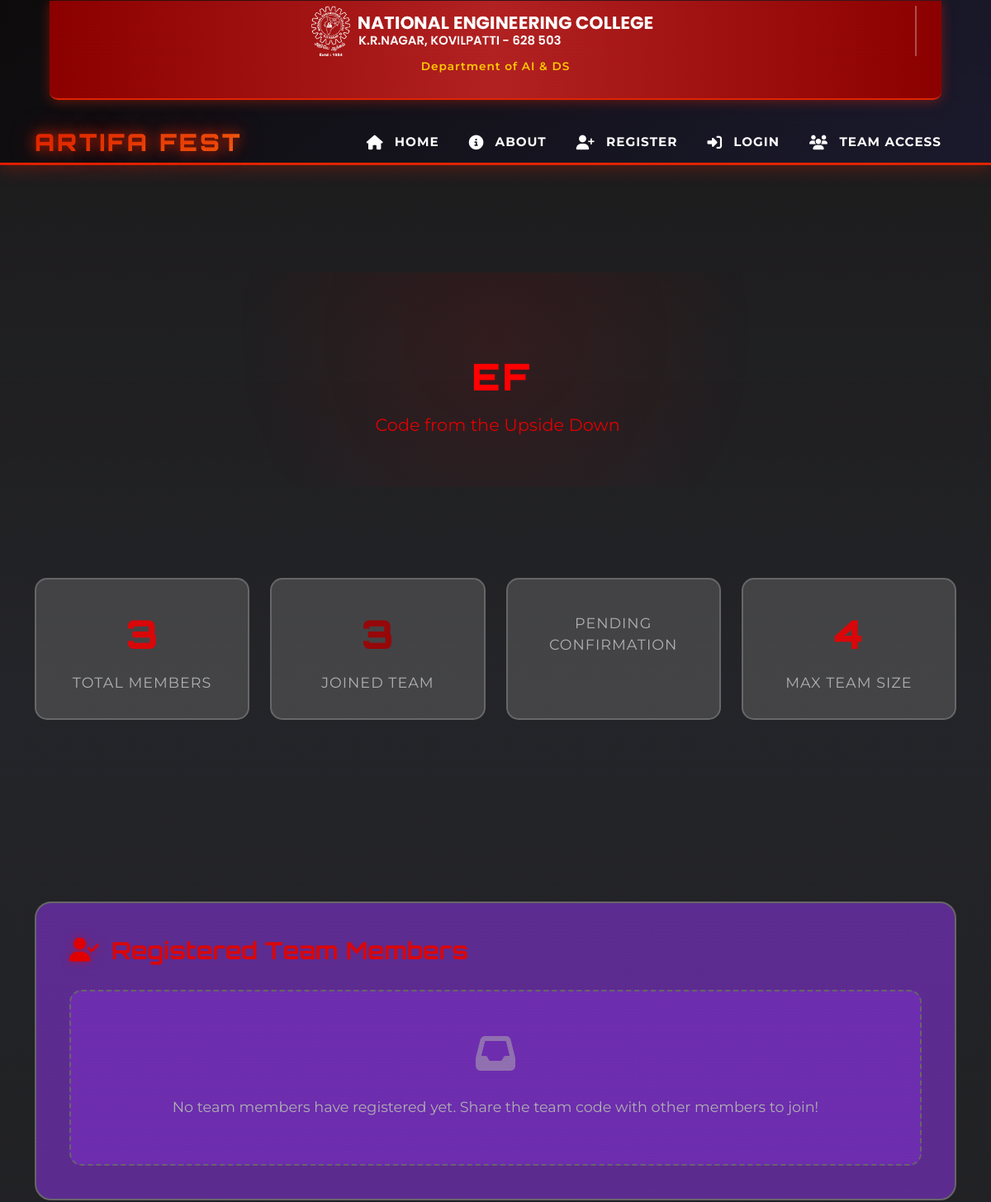
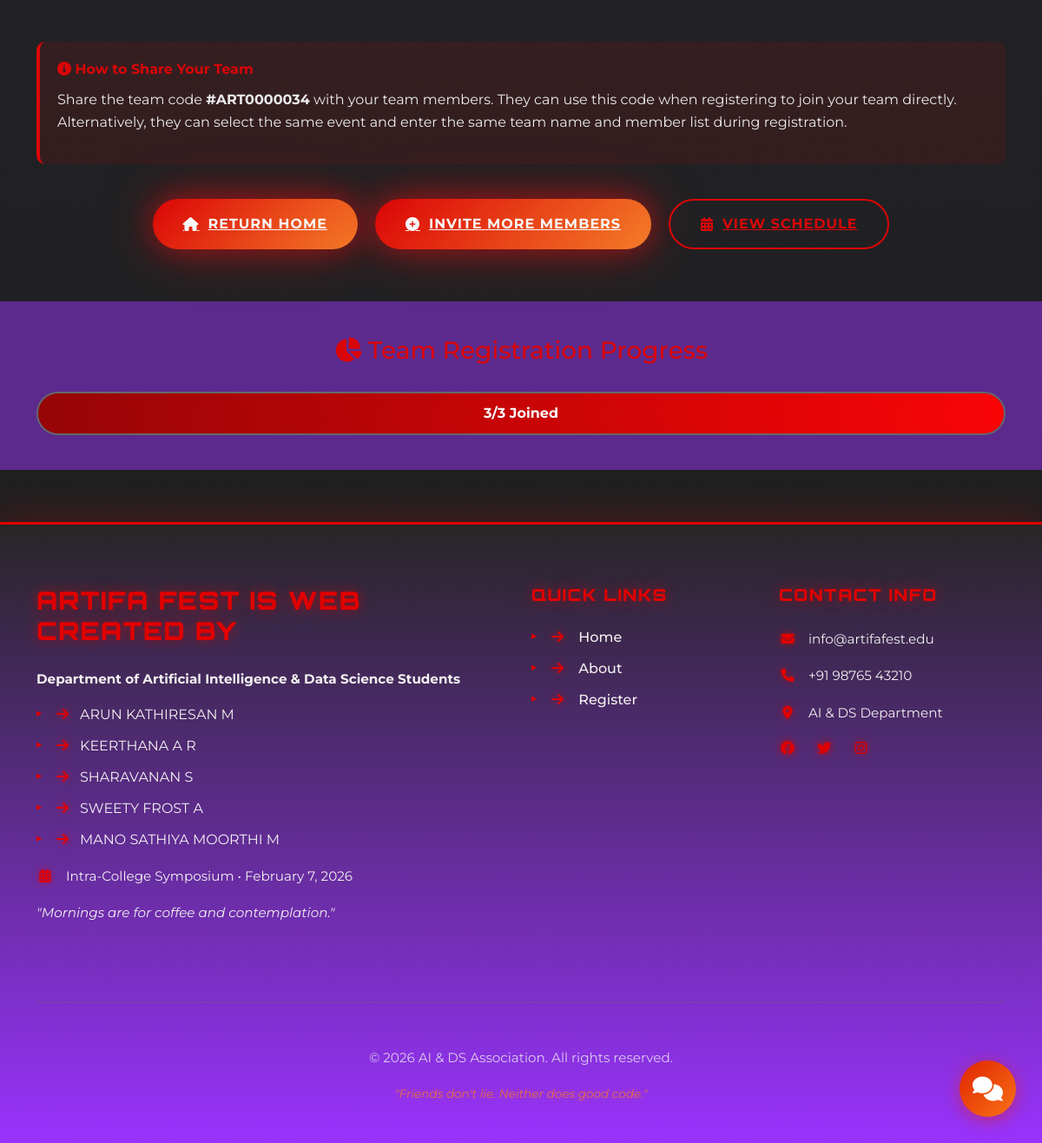
The app's page /team/34/ with its own data (2 pictures, top to bottom).
### core/models.py (models this page shows, shortened)
class Registration(models.Model):
    YEAR_CHOICES = [
        ('1', '1st Year'),
        ('2', '2nd Year'),
        ('3', '3rd Year'),
        ('4', '4th Year'),
    ]
    DEPARTMENT_CHOICES = [
        ('AIDS', 'AI & DS'),
        ('CSE', 'Computer Science'),
        ('IT', 'Information Technology'),
        ('ECE', 'Electronics & Communication'),
        ('EEE', 'Electrical & Electronics'),
        ('MECH', 'Mechanical'),
        ('CIVIL', 'Civil'),
        ('OTHER', 'Other'),
    ]
    register_number = models.CharField(max_length=20, unique=True, help_text='Unique registration number', null=True)
    full_name = models.CharField(max_length=200, null=True)
    year = models.CharField(max_length=1, choices=YEAR_CHOICES, null=True)
    department = models.CharField(max_length=10, choices=DEPARTMENT_CHOICES, null=True)
    phone_number = models.CharField(max_length=15, null=True, blank=True)
    email = models.EmailField(null=True)
    is_verified = models.BooleanField(default=False)
    event = models.ForeignKey(Event, on_delete=models.CASCADE)
    registered_at = models.DateTimeField(auto_now_add=True)
    team = models.ForeignKey('Team', on_delete=models.SET_NULL, null=True, blank=True, related_name='registrations', help_text='Team this registration belongs to')
    team_name = models.CharField(max_length=100, blank=True, null=True)
    team_members = models.IntegerField(default=0, help_text='Count of team members (0 if not team lead)')
    team_password = models.CharField(max_length=255, blank=True, null=True, help_text='Team password (hashed) for team login verification')
    is_team_lead = models.BooleanField(default=False, help_text='Whether this participant is a team lead')
    class Meta:
        unique_together = ['register_number', 'event']
        ordering = ['-registered_at']

class Event(models.Model):
    EVENT_TYPES = [
        ('technical', 'Technical'),
        ('non-technical', 'Non-Technical'),
    ]
    name = models.CharField(max_length=200)
    slug = models.SlugField(unique=True)
    description = models.TextField()
    event_type = models.CharField(max_length=20, choices=EVENT_TYPES)
    is_team_event = models.BooleanField(default=False)
    min_team_size = models.IntegerField(default=1)
    max_team_size = models.IntegerField(default=1)
    icon_class = models.CharField(max_length=100, default='fas fa-code')
    start_time = models.TimeField(null=True, blank=True)
    end_time = models.TimeField(null=True, blank=True)
    event_date = models.DateField(null=True, blank=True)
    duration = models.CharField(max_length=100, blank=True, null=True, help_text="e.g., '7 hours', '2 hours'")
    venue = models.CharField(max_length=200, blank=True, null=True, help_text="Event venue/location")
    created_at = models.DateTimeField(auto_now_add=True)
    updated_at = models.DateTimeField(auto_now=True)

### core/views.py (the view)
# urls.py: path('team/<int:registration_id>/', views.team_details, name='team_details'),
def team_details(request, registration_id):
    try:
        registration = Registration.objects.select_related('event', 'team').get(id=registration_id)
    except Registration.DoesNotExist:
        messages.error(request, 'Team not found!')
        return redirect('home')
    team = registration.team
    if not team:
        messages.error(request, 'Team not found!')
        return redirect('home')
    team_members = TeamMember.objects.select_related('registration').filter(team=team).order_by('-status', 'registration__full_name')
    context = {
        'registration': registration,
        'team': team,
        'team_name': registration.team_name,
        'event': registration.event,
        'team_members': team_members,
        'total_members': team_members.count(),
        'joined_members': team_members.filter(status='joined').count(),
        'pending_members': team_members.filter(status='pending').count(),
    }
    return render(request, 'core/team_details.html', context)

### core/templates/core/team_details.html (shortened to what this page needs)
{% extends 'base.html' %}
{% load static %}
{% block content %}
<div class="background-container" style="position: fixed; top: 0; left: 0; width: 100%; height: 100%; z-index: -1;">
    <img src="{% static 'images/stranger things.jpeg' %}" class="background-image" style="position: absolute; width: 100%; height: 100%; object-fit: cover; opacity: 0.1;" alt="Background">
    <div class="black-cover" style="position: absolute; width: 100%; height: 100%; background: hsl(var(--background) / 0.95);"></div>
</div>
<section class="team-hero">
    <div class="container" style="position: relative; z-index: 2;">
        <div class="row justify-content-center">
            <div class="col-lg-10">
                <h1 class="team-title">
                    {{ team_name }}
                </h1>
                <p class="team-event" style="margin-bottom: 0;">
                     {{ event.name }}
                </p>
            </div>
        </div>
    </div>
</section>
<section style="padding: 60px 0;">
    <div class="container">
        <div class="team-stats">
            <div class="stat-card">
                <div class="stat-number">{{ total_members }}</div>
                <div class="stat-label">Total Members</div>
            </div>
            <div class="stat-card">
                <div class="stat-number" style="color: hsl(0 100% 30%);">{{ joined_members }}</div>
                <div class="stat-label">Joined Team</div>
            </div>
            <div class="stat-card">
                <div class="stat-label">Pending Confirmation</div>
            </div>
            <div class="stat-card">
                <div class="stat-number" style="color: hsl(var(--primary));">{{ event.max_team_size }}</div>
                <div class="stat-label">Max Team Size</div>
            </div>
        </div>
    </div>
</section>
<section style="padding: 60px 0;">
    <div class="container">
        <div class="team-members-section">
            <h2 class="section-title">
                <i class="fas fa-user-check"></i>Registered Team Members
            </h2>
            {% if team_participants %}
            <div class="members-grid">
                {% for participant in team_participants %}
                <div class="member-card">
                    <span class="member-status-badge status-joined">
                        <i class="fas fa-check-circle"></i> Joined
                    </span>
                    <div class="member-icon">
                        <i class="fas fa-user-astronaut"></i>
                    </div>
                    <div class="member-name">{{ participant.full_name }}</div>
                    <div class="member-reg-number">{{ participant.register_number }}</div>
                    <div class="member-details">
                        <p style="margin: 8px 0;">{{ participant.get_department_display }}</p>
                        <p style="margin: 8px 0;">Year {{ participant.get_year_display }}</p>
                    </div>
                </div>
                {% endfor %}
            </div>
            {% if remaining_members > 0 %}
            <h3 style="margin-top: 50px; margin-bottom: 25px; color: hsl(var(--foreground));">
                <i class="fas fa-hourglass-half" style="margin-right: 10px; color: hsl(38 92% 50%);"></i>Pending Members ({{ remaining_members }})
            </h3>
            <div class="members-grid">
                {% for member_reg in team_members_list %}
                    {% if member_reg not in team_participants|dictsort:"register_number" %}
                    <div class="member-card">
                        <span class="member-status-badge status-pending">
                            <i class="fas fa-clock"></i> Pending
                        </span>
                        <div class="member-icon" style="background: hsl(38 92% 50% / 0.2); color: hsl(38 92% 50%);">
                            <i class="fas fa-question-circle"></i>
                        </div>
                        <div class="member-name">Awaiting Registration</div>
                        <div class="member-reg-number">{{ member_reg }}</div>
                        <div class="member-details" style="color: hsl(38 92% 50%);">
                            <p style="margin: 8px 0;">Not yet registered</p>
                            <p style="margin: 8px 0;">Waiting for confirmation</p>
                        </div>
                    </div>
                    {% endif %}
                {% endfor %}
            </div>
            {% endif %}
            {% else %}
            <div class="pending-placeholder">
                <div class="pending-icon">
                    <i class="fas fa-inbox"></i>
                </div>
                <p class="pending-text">No team members have registered yet. Share the team code with other members to join!</p>
            </div>
            {% endif %}
        </div>
        <div class="info-box">
            <div class="info-box-title">
                <i class="fas fa-info-circle"></i> How to Share Your Team
            </div>
            <div class="info-box-content">
                <p>Share the team code <strong>#ART{{ registration.id|stringformat:"07d" }}</strong> with your team members. They can use this code when registering to join your team directly. Alternatively, they can select the same event and enter the same team name and member list during registration.</p>
            </div>
        </div>
        <div class="team-actions">
            <a href="{% url 'home' %}" class="team-btn team-btn-primary">
                <i class="fas fa-home"></i>Return Home
            </a>
            <a href="{% url 'register' %}" class="team-btn team-btn-primary">
                <i class="fas fa-plus-circle"></i>Invite More Members
            </a>
            <a href="{% url 'schedule' %}" class="team-btn team-btn-outline">
                <i class="fas fa-calendar-alt"></i>View Schedule
            </a>
        </div>
    </div>
</section>
<section style="padding: 40px 0; background: hsl(var(--secondary) / 0.5);">
    <div class="container">
        <div style="text-align: center; margin-bottom: 30px;">
            <h3 style="color: hsl(var(--primary)); margin-bottom: 0;">
                <i class="fas fa-chart-pie"></i> Team Registration Progress
            </h3>
        </div>
        <div style="background: hsl(var(--card)); border-radius: 50px; height: 50px; overflow: hidden; border: 2px solid hsl(var(--border));">
            <div style="background: linear-gradient(90deg, hsl(0 100% 30%), hsl(0 100% 50%)); height: 100%; width: {% widthratio joined_members total_members 100 %}%; transition: width 0.5s ease; display: flex; align-items: center; justify-content: center; color: white; font-weight: 700;">
                {% if total_members > 0 %}{{ joined_members }}/{{ total_members }} Joined{% endif %}
            </div>
        </div>
    </div>
</section>
{% endblock %}

### static/style.css (style rules this page uses)
:root { --background: 0 0% 2%; --foreground: 0 0% 96%; --card: 0 0% 7%; --card-foreground: 0 0% 96%; --primary: 0 92% 48%; --primary-foreground: 0 0% 100%; --secondary: 220 22% 14%; --secondary-foreground: 0 0% 96%; --muted: 220 18% 18%; --muted-foreground: 220 12% 65%; --accent: 220 94% 58%; --accent-foreground: 0 0% 100%; --border: 220 18% 22%; --ring: 0 92% 48%; --stranger-red: 0 92% 48%; --stranger-red-glow: 0 100% 55%; --stranger-dark: 0 0% 2%; --stranger-blue: 220 94% 58%; --stranger-fog: 220 24% 55%; --upside-down-bg: 180 35% 4%; --upside-down-red: 0 100% 35%; --stranger-yellow: 45 98% 80%; --stranger-orange: 25 96% 56%; --stranger-purple: 280 86% 62%; --stranger-green: 160 84% 39%; --gradient-dark: linear-gradient(180deg, hsl(0 0% 2%) 0%, hsl(220 22% 8%) 30%, hsl(0 0% 2%) 100%); --gradient-red-glow: radial-gradient(ellipse at center, hsl(0 92% 48% / .35) 0%, hsl(0 92% 48% / .15) 40%, transparent 80%); --gradient-fog: linear-gradient(180deg, transparent 0%, hsl(220 24% 55% / .12) 30%, hsl(220 24% 55% / .08) 70%, transparent 100%); --gradient-card: linear-gradient(145deg, hsl(0 0% 7%) 0%, hsl(220 18% 10%) 100%); --gradient-navbar: linear-gradient(180deg, hsl(var(--background) / 0.98) 0%, hsl(var(--background) / 0.95) 100%); --gradient-btn-danger: linear-gradient(135deg, hsl(0 92% 48%) 0%, hsl(0 100% 45%) 50%, hsl(0 92% 48%) 100%); --shadow-red-glow: 0 0 35px hsl(0 92% 48% / .6), 0 0 70px hsl(0 92% 48% / .3); --shadow-red-intense: 0 0 25px hsl(0 100% 55% / .9), 0 0 50px hsl(0 100% 55% / .6), 0 0 100px hsl(0 100% 55% / .3); --shadow-blue-glow: 0 0 35px hsl(220 94% 58% / .6), 0 0 70px hsl(220 94% 58% / .3); --shadow-card: 0 8px 32px hsl(0 0% 0% / .5); --shadow-card-hover: 0 16px 48px hsl(0 92% 48% / .25); --shadow-navbar: 0 8px 32px hsl(0 0% 0% / .7); --st-red: hsl(0 85% 45%); --st-orange: hsl(25 95% 53%); --st-yellow: hsl(45 97% 77%); --st-blue: hsl(220 90% 55%); --st-dark: hsl(0 0% 3%); --st-darker: hsl(0 0% 2%); --st-light: hsl(0 0% 95%); --st-purple: hsl(280 84% 60%); }
* { margin: 0; padding: 0; box-sizing: border-box; }
html, body { height: 100%; scroll-behavior: smooth; }
body.stranger-things-theme { background: var(--gradient-dark) !important; background-attachment:bottom !important; background-color: hsl(var(--background)) !important; color: hsl(var(--foreground)); font-family: 'Montserrat', sans-serif; display: flex; flex-direction: column; overflow-x: hidden; min-height: 100vh; position: relative; width: 100%; padding-bottom: 400px; }
body::before { content: ''; position: fixed; top: 0; left: 0; width: 100%; height: 100%; background: repeating-linear-gradient( 0deg, transparent, transparent 2px, hsl(0 92% 48% / 0.03) 2px, hsl(0 92% 48% / 0.03) 4px ); pointer-events: none; z-index: 9999; opacity: 0.4; animation: scan 8s linear infinite; }
@media (max-width: 1200px) { .container { max-width: 95%; } }

### templates/base.html (style rules this page uses)
body { padding-top: 140px; }

### core/templates/core/swekeer_chatbot.html (style rules this page uses)
:root { --swekeer-primary: #e02401; --swekeer-dark: #0c0c0c; --swekeer-light: #f5f5f5; --swekeer-border: #1a1a2e; }

### records on screen
Registration: team_name "EF", id "0000034"
Event: name "Code from the Upside Down"

### other values on screen
{{ joined_members }} "3"
{{ total_members }} "3"
